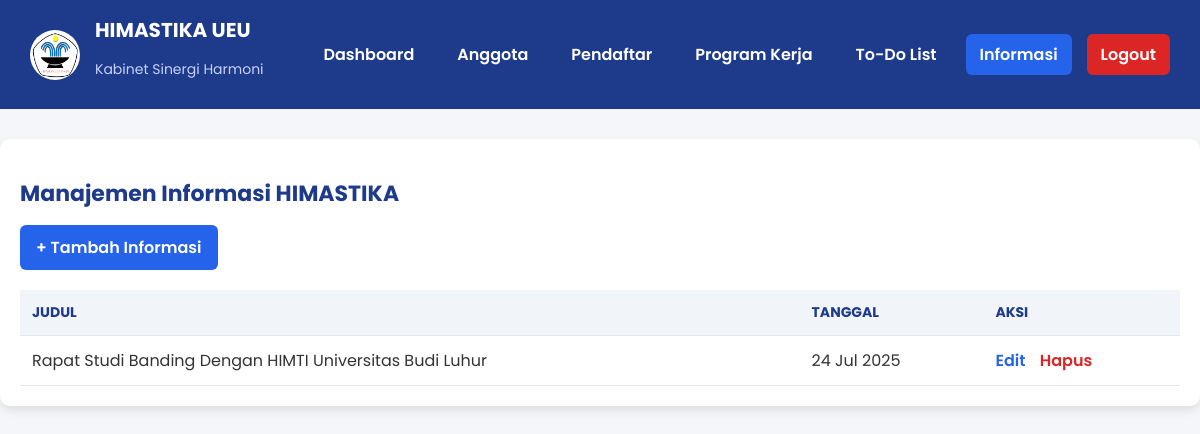
Page /index.php/informasi on the committed database.
### tables this page shows
CREATE TABLE `informasi` (
  `id` int(11) NOT NULL,
  `judul` varchar(255) NOT NULL,
  `deskripsi` text NOT NULL,
  `tanggal` date NOT NULL,
  `created_at` timestamp NOT NULL DEFAULT current_timestamp()
);

### application/controllers/Informasi.php (called while the page is built, shortened)
<?php
class Informasi extends CI_Controller {
    public function __construct(){
        $this->load->model('Informasi_model');
    }
    public function index(){
        $data['informasi'] = $this->Informasi_model->getAll();
        $this->load->view('informasi/index', $data);
    }
}

### index.php (called while the page is built, shortened)
<?php
require_once BASEPATH.'core/CodeIgniter.php';

### application/models/Informasi_model.php (called while the page is built, shortened)
<?php
class Informasi_model extends CI_Model {
    private $table = 'informasi';
    public function getAll() {
        return $this->db->get($this->table)->result();
    }
}

### application/views/informasi/index.php (the view, shortened to what this page needs)
<!DOCTYPE html>
<html lang="id">
<head>
</head>
<body>
<header>
    <div style="display: flex; align-items: center;">
        <img src="<?= base_url('assets/img/LOGO HIMASTIKA.jpg'); ?>" alt="Logo HIMASTIKA">
        <div>
            <h1>HIMASTIKA UEU</h1>
            <p class="subtitle">Kabinet Sinergi Harmoni</p>
        </div>
    </div>
    <nav>
        <a href="<?= base_url('dashboard'); ?>">Dashboard</a>
        <a href="<?= base_url('anggota'); ?>">Anggota</a>
        <a href="<?= base_url('pendaftaran'); ?>">Pendaftar</a>
        <a href="<?= base_url('proker'); ?>">Program Kerja</a>
        <a href="<?= base_url('todo'); ?>">To-Do List</a>
        <a href="<?= base_url('informasi'); ?>" style="background:#2563eb;">Informasi</a>
        <a href="<?= base_url('login/logout'); ?>" style="background:#dc2626;">Logout</a>
    </nav>
</header>
<div class="container">
    <h2>Manajemen Informasi HIMASTIKA</h2>
    <div class="actions">
        <a href="<?= base_url('informasi/create'); ?>" class="btn-add">+ Tambah Informasi</a>
    </div>
    <table>
        <thead>
            <tr>
                <th>Judul</th>
                <th>Tanggal</th>
                <th>Aksi</th>
            </tr>
        </thead>
        <tbody>
            <?php if(!empty($informasi)): ?>
                <?php foreach($informasi as $i): ?>
                <tr>
                    <td><?= htmlspecialchars($i->judul); ?></td>
                    <td><?= date('d M Y', strtotime($i->tanggal)); ?></td>
                    <td>
                        <a href="<?= base_url('informasi/edit/'.$i->id); ?>" class="btn-edit">Edit</a>
                        <a href="<?= base_url('informasi/delete/'.$i->id); ?>" onclick="return confirm('Hapus informasi ini?')" class="btn-delete">Hapus</a>
                    </td>
                </tr>
                <?php endforeach; ?>
            <?php else: ?>
                <tr>
                    <td colspan="3" style="text-align:center; color:#6b7280;">Belum ada informasi.</td>
                </tr>
            <?php endif; ?>
        </tbody>
    </table>
</div>
</body>
</html>

### application/views/informasi/index.php (style rules this page uses)
body { font-family: 'Poppins', sans-serif; margin: 0; background: #f4f6f9; color: #333; }
header { background: #1e3a8a; color: white; padding: 15px 30px; display: flex; align-items: center; justify-content: space-between; }
header img { width: 50px; height: 50px; border-radius: 50%; margin-right: 15px; }
header h1 { font-size: 20px; margin: 0; }
header .subtitle { font-size: 14px; color: #c7d2fe; }
nav { display: flex; gap: 15px; }
nav a { color: white; text-decoration: none; font-weight: 600; padding: 8px 14px; border-radius: 6px; transition: background 0.3s ease; }
.container { max-width: 1200px; margin: 30px auto; background: white; padding: 20px; border-radius: 10px; box-shadow: 0 4px 10px rgba(0,0,0,0.1); }
.container h2 { font-size: 22px; margin-bottom: 15px; color: #1e3a8a; }
.actions { display: flex; justify-content: space-between; margin-bottom: 20px; }
.btn-add { background: #2563eb; color: white; padding: 10px 16px; border: none; border-radius: 6px; text-decoration: none; font-weight: 600; transition: 0.3s; }
table { width: 100%; border-collapse: collapse; margin-top: 10px; }
th, td { padding: 12px; text-align: left; border-bottom: 1px solid #e5e7eb; }
th { background: #f1f5f9; color: #1e3a8a; text-transform: uppercase; font-size: 14px; }
.btn-edit { color: #2563eb; font-weight: 600; text-decoration: none; margin-right: 10px; }
.btn-delete { color: #dc2626; font-weight: 600; text-decoration: none; }

### rows in the picture
informasi: judul "Rapat Studi Banding Dengan HIMTI Universitas Budi Luhur", tanggal "24 Jul 2025"
